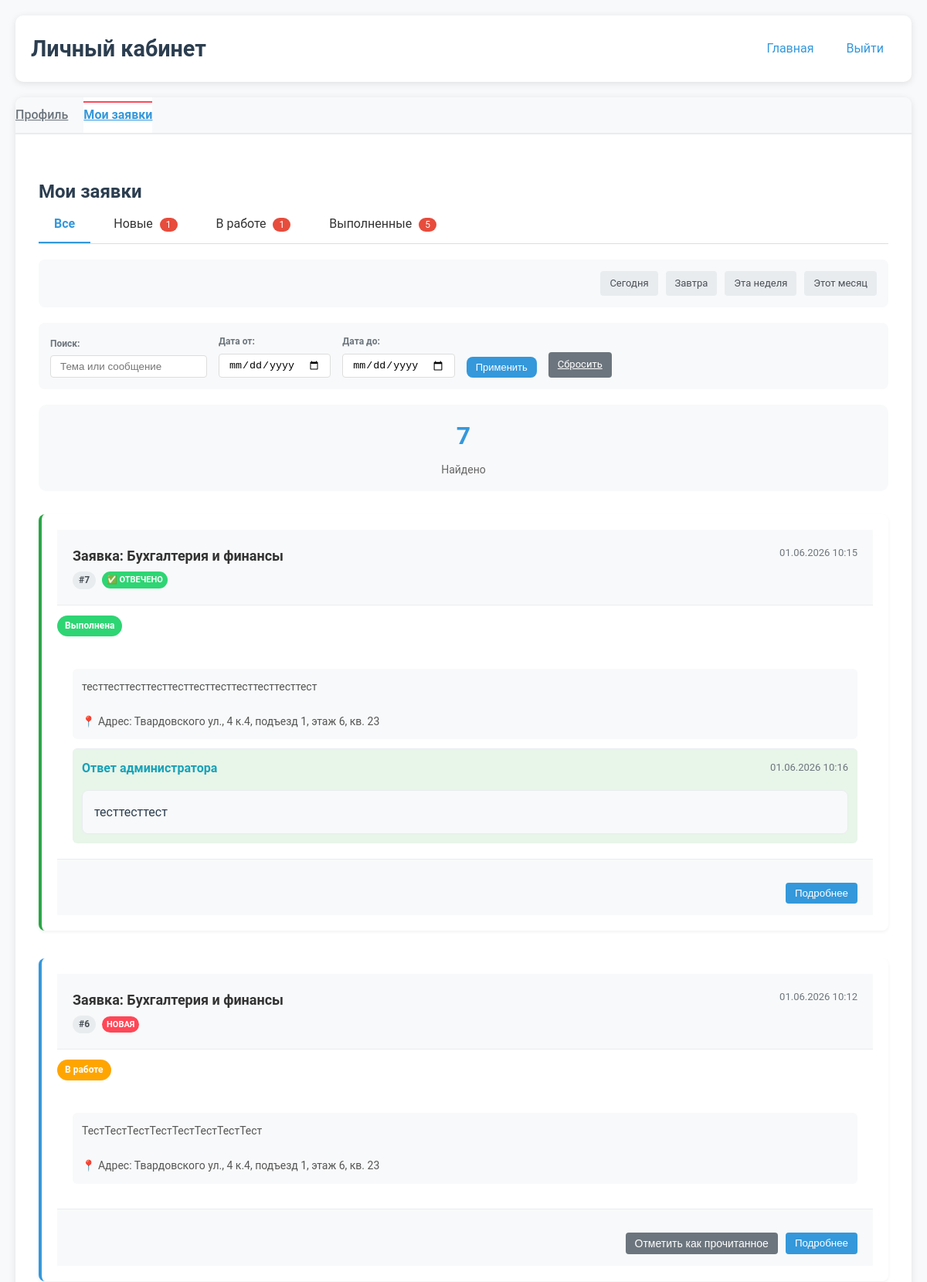
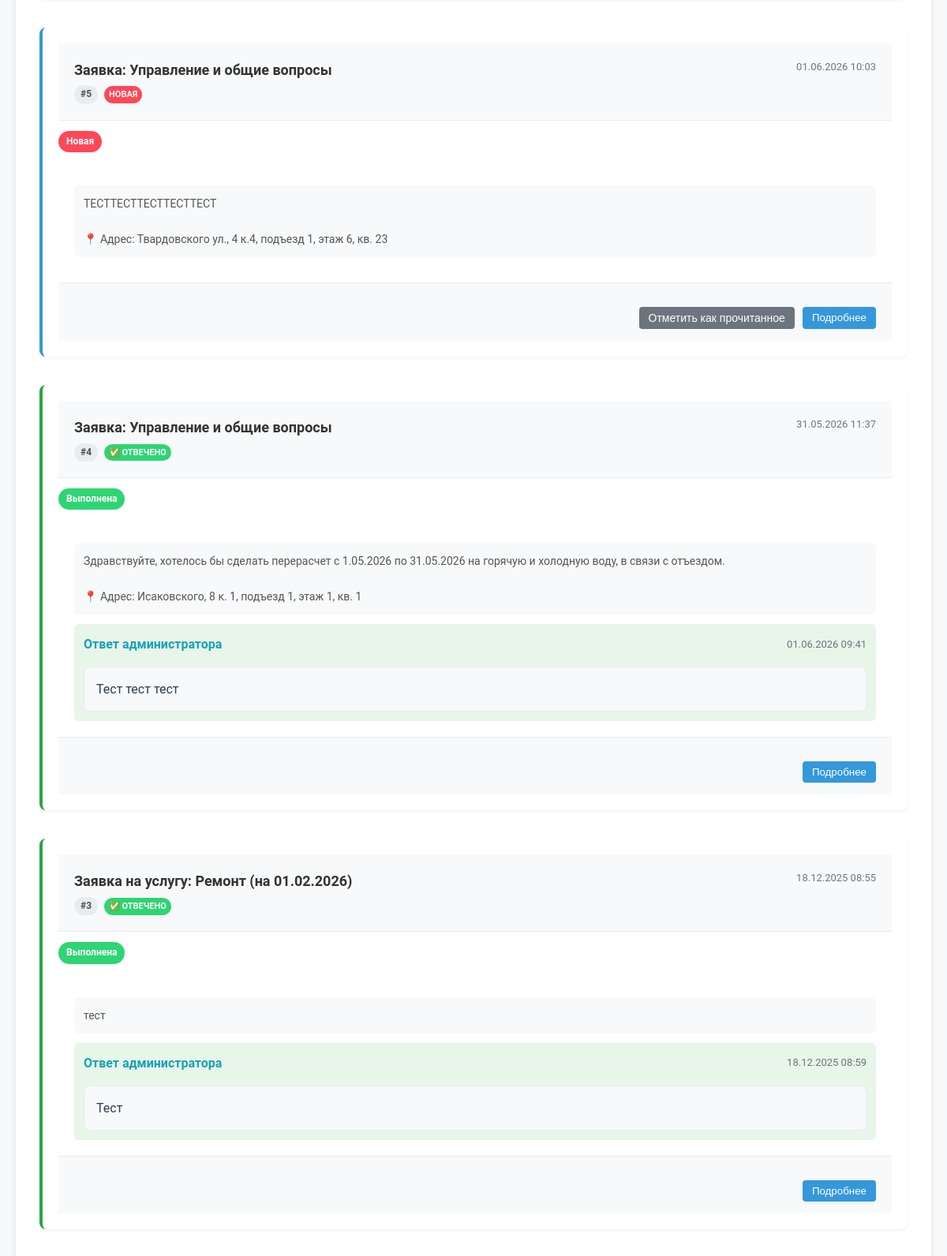
/user.php?tab=requests&status=all (signed in, upper part), run on the app's committed database (2 pictures, top to bottom).
### tables this page shows
CREATE TABLE `message` (
  `id` int(11) NOT NULL,
  `user_name` varchar(100) NOT NULL,
  `user_email` varchar(100) NOT NULL,
  `first_name` varchar(100) DEFAULT NULL,
  `last_name` varchar(100) DEFAULT NULL,
  `middle_name` varchar(100) DEFAULT NULL,
  `phone` varchar(50) DEFAULT NULL,
  `address` text,
  `subject` varchar(200) NOT NULL,
  `message` text NOT NULL,
  `created_at` timestamp NOT NULL DEFAULT CURRENT_TIMESTAMP,
  `is_read` tinyint(1) DEFAULT '0',
  `ip_address` varchar(45) DEFAULT NULL,
  `user_agent` text,
  `admin_response` text,
  `responded_at` timestamp NULL DEFAULT NULL,
  `responded_by` int(11) DEFAULT NULL,
  `assigned_to` int(11) DEFAULT NULL,
  `assigned_at` datetime DEFAULT NULL,
  `assign_comment` text,
  `category_id` int(11) DEFAULT NULL,
  `work_address` text,
  `preferred_date` date DEFAULT NULL,
  `preferred_time` time DEFAULT NULL,
  `status` varchar(50) NOT NULL DEFAULT 'новая',
  `urgency` enum('normal','high','emergency') DEFAULT 'normal',
  `volume` enum('small','medium','large') DEFAULT 'medium',
  `floor` int(3) DEFAULT NULL,
  `has_elevator` tinyint(1) DEFAULT '1',
  `materials_needed` tinyint(1) DEFAULT '0',
  `estimated_hours` decimal(5,2) DEFAULT NULL
);

### user.php (the view, shortened to what this page needs)
<?php
$user_id = $_SESSION['user_id'];
try {
    $pdo = new PDO("mysql:host=" . DB_HOST . ";dbname=" . DB_NAME . ";charset=utf8mb4", DB_USER, DB_PASS);
    $pdo->setAttribute(PDO::ATTR_ERRMODE, PDO::ERRMODE_EXCEPTION);
    $pdo->setAttribute(PDO::ATTR_DEFAULT_FETCH_MODE, PDO::FETCH_ASSOC);
    $user_sql = "SELECT u.email, u.role, up.first_name, up.last_name, up.middle_name,
                        up.birth_date, up.address, up.phone
                 FROM users u
                 LEFT JOIN user_profiles up ON u.id = up.user_id
                 WHERE u.id = :user_id";
    $user_stmt = $pdo->prepare($user_sql);
    $user_stmt->execute([':user_id' => $user_id]);
    $user_data = $user_stmt->fetch();
    $active_tab = $_GET['tab'] ?? 'profile';
    $status_filter = $_GET['status'] ?? 'all';
    $search = trim($_GET['search'] ?? '');
    $date_from = $_GET['date_from'] ?? '';
    $date_to = $_GET['date_to'] ?? '';
    $requests = [];
    $stats = [];
    if ($active_tab === 'requests') {
        $sql = "SELECT * FROM message WHERE user_email = :user_email";
        $params = [':user_email' => $user_data['email']];
        $sql .= " ORDER BY created_at DESC";
        $requests_stmt = $pdo->prepare($sql);
        $requests_stmt->execute($params);
        $requests = $requests_stmt->fetchAll();
        $statsSql = "SELECT status, COUNT(*) as cnt FROM message WHERE user_email = ? GROUP BY status";
        $statsStmt = $pdo->prepare($statsSql);
        $statsStmt->execute([$user_data['email']]);
        foreach ($statsStmt->fetchAll() as $row) {
            $stats[$row['status']] = $row['cnt'];
        }
    }
    $has_unread_requests = !empty(array_filter($requests, fn($r) => !$r['is_read']));
} catch (PDOException $e) {
    die("Ошибка базы данных: " . $e->getMessage());
}
?>
<!DOCTYPE html>
<html lang="ru">
<head>
    <link rel="stylesheet" href="css/user.css">
</head>
<body>
<div class="container">
    <header>
        <h1>Личный кабинет</h1>
        <nav>
            <a href="index.php">Главная</a>
            <a href="includes/logout.php">Выйти</a>
        </nav>
    </header>
    <div class="user-content">
        <div class="tabs">
            <a href="?tab=profile" class="tab-button <?= $active_tab === 'profile' ? 'active' : '' ?>">Профиль</a>
            <a href="?tab=requests&status=<?= urlencode($status_filter) ?>&search=<?= urlencode($search) ?>&date_from=<?= urlencode($date_from) ?>&date_to=<?= urlencode($date_to) ?>" class="tab-button <?= $active_tab === 'requests' ? 'active' : '' ?> <?= $has_unread_requests ? 'unread' : '' ?>">Мои заявки</a>
        </div>
        <div id="requests" class="tab-content <?= $active_tab === 'requests' ? 'active' : '' ?>">
            <h2>Мои заявки</h2>
            <div class="tabs-status">
                <?php
                $base_params = ['tab' => 'requests', 'search' => $search, 'date_from' => $date_from, 'date_to' => $date_to];
                $build_url = function($status) use ($base_params) {
                    $params = array_merge($base_params, ['status' => $status]);
                    return '?' . http_build_query($params);
                };
                ?>
                <a href="<?= $build_url('all') ?>" class="tab-status <?= $status_filter=='all'?'active':'' ?>">Все</a>
                <a href="<?= $build_url('new') ?>" class="tab-status <?= $status_filter=='new'?'active':'' ?>">
                    Новые <?= isset($stats['новая']) ? "<span class='badge-count'>{$stats['новая']}</span>" : '' ?>
                </a>
                <a href="<?= $build_url('work') ?>" class="tab-status <?= $status_filter=='work'?'active':'' ?>">
                    В работе <?= isset($stats['в работе']) ? "<span class='badge-count'>{$stats['в работе']}</span>" : '' ?>
                </a>
                <a href="<?= $build_url('completed') ?>" class="tab-status <?= $status_filter=='completed'?'active':'' ?>">
                    Выполненные <?= isset($stats['выполнена']) ? "<span class='badge-count'>{$stats['выполнена']}</span>" : '' ?>
                </a>
            </div>
            <div class="filter-bar">
                <div class="quick-filters">
                    <a href="?tab=requests&status=<?= urlencode($status_filter) ?>&search=<?= urlencode($search) ?>&preset=today">Сегодня</a>
                    <a href="?tab=requests&status=<?= urlencode($status_filter) ?>&search=<?= urlencode($search) ?>&preset=tomorrow">Завтра</a>
                    <a href="?tab=requests&status=<?= urlencode($status_filter) ?>&search=<?= urlencode($search) ?>&preset=week">Эта неделя</a>
                    <a href="?tab=requests&status=<?= urlencode($status_filter) ?>&search=<?= urlencode($search) ?>&preset=month">Этот месяц</a>
                </div>
            </div>
            <form method="GET" class="filter-bar">
                <div class="filter-group">
                    <label>Поиск:</label>
                    <input type="text" name="search" value="<?= htmlspecialchars($search) ?>" placeholder="Тема или сообщение">
                </div>
                <div class="filter-group">
                    <label>Дата от:</label>
                    <input type="date" name="date_from" value="<?= htmlspecialchars($date_from) ?>">
                </div>
                <div class="filter-group">
                    <label>Дата до:</label>
                    <input type="date" name="date_to" value="<?= htmlspecialchars($date_to) ?>">
                </div>
                <button type="submit" class="btn-primary btn-sm">Применить</button>
                <a href="?tab=requests&status=<?= urlencode($status_filter) ?>" class="btn-secondary btn-sm">Сбросить</a>
            </form>
            <?php if (empty($requests)): ?>
                <div class="no-requests">
                    <div class="empty-state">
                        <div class="empty-icon">📋</div>
                        <h3>Заявок не найдено</h3>
                        <p>Попробуйте изменить параметры фильтрации</p>
                    </div>
                </div>
            <?php else: ?>
                <div class="requests-stats">
                    <div class="stat-item"><span class="stat-count"><?= count($requests) ?></span><span class="stat-label">Найдено</span></div>
                </div>
                <div class="requests-list">
                    <?php foreach ($requests as $request): ?>
                        <?php
                        $status_class = '';
                        switch ($request['status']) {
                            case 'новая': $status_class = 'status-new'; $status_text = 'Новая'; break;
                            case 'в работе': $status_class = 'status-progress'; $status_text = 'В работе'; break;
                            case 'выполнена': $status_class = 'status-completed'; $status_text = 'Выполнена'; break;
                        }
                        ?>
                        <div class="request-card <?= $request['is_read'] ? 'read' : 'unread' ?>">
                            <div class="request-card-header">
                                <div class="request-title">
                                    <h3><?= htmlspecialchars($request['subject']) ?></h3>
                                    <div class="request-meta-badges">
                                        <span class="request-id">#<?= $request['id'] ?></span>
                                        <?php if (!$request['is_read']): ?><span class="badge-new">НОВАЯ</span><?php endif; ?>
                                        <?php if (!empty($request['admin_response'])): ?><span class="badge-answered">✅ ОТВЕЧЕНО</span><?php endif; ?>
                                    </div>
                                </div>
                                <div class="request-date"><?= date('d.m.Y H:i', strtotime($request['created_at'])) ?></div>
                            </div>
                            <div style="margin-bottom: 10px;">
                                <span class="status-badge <?= $status_class ?>"><?= $status_text ?></span>
                            </div>
                            <div class="request-content">
                                <div class="message-preview">
                                    <?php $msg = $request['message']; echo nl2br(htmlspecialchars(strlen($msg) > 300 ? substr($msg, 0, 300) . '...' : $msg)); ?>
                                </div>
                                <?php if (!empty($request['admin_response'])): ?>
                                    <div class="admin-response">
                                        <div class="response-header"><h4>Ответ администратора</h4><?php if ($request['responded_at']): ?><span class="response-date"><?= date('d.m.Y H:i', strtotime($request['responded_at'])) ?></span><?php endif; ?></div>
                                        <div class="response-content"><?= nl2br(htmlspecialchars($request['admin_response'])) ?></div>
                                    </div>
                                <?php endif; ?>
                            </div>
                            <div class="request-card-footer">
                                <div class="request-actions">
                                    <?php if (!$request['is_read']): ?>
                                        <form action="includes/mark_as_read.php" method="POST" class="inline-form">
                                            <button type="submit" class="btn-secondary btn-small">Отметить как прочитанное</button>
                                        </form>
                                    <?php endif; ?>
                                    <button type="button" class="btn-view-details" onclick="showRequestDetails(<?= $request['id'] ?>)">Подробнее</button>
                                </div>
                            </div>
                        </div>
                    <?php endforeach; ?>
                </div>
            <?php endif; ?>
        </div>
    </div>
</div>
</body>
</html>

### css/user.css (style rules this page uses)
* { margin: 0; padding: 0; box-sizing: border-box; }
body { font-family: 'Roboto', Arial, sans-serif; background: #f8f9fa; color: #2c3e50; line-height: 1.6; }
.container { max-width: 1200px; margin: 0 auto; padding: 20px; }
header { background: white; padding: 20px; border-radius: 10px; box-shadow: 0 2px 10px rgba(0,0,0,0.1); margin-bottom: 20px; display: flex; justify-content: space-between; align-items: center; flex-wrap: wrap; gap: 15px; }
header h1 { color: #2c3e50; font-size: 1.8rem; }
nav { display: flex; gap: 10px; flex-wrap: wrap; }
nav a { color: #3498db; text-decoration: none; padding: 8px 16px; border-radius: 5px; transition: background 0.3s; }
.user-content { background: white; border-radius: 10px; box-shadow: 0 2px 10px rgba(0,0,0,0.1); overflow: hidden; }
.tabs { display: flex; background: #f8f9fa; border-bottom: 1px solid #e9ecef; flex-wrap: wrap; }
.tab-button { padding: 15px 30px; background: none; border: none; cursor: pointer; font-size: 16px; transition: all 0.3s; border-bottom: 3px solid transparent; position: relative; }
.tab-button.active { background: white; border-bottom-color: #3498db; color: #3498db; font-weight: 600; }
.tab-button.unread::after { content: '●'; color: #ff4757; position: absolute; top: 5px; right: 5px; font-size: 12px; animation: pulse 2s infinite; }
.tab-content { display: none; padding: 30px; }
.tab-content.active { display: block; }
.btn-primary { background: #3498db; color: white; padding: 12px 30px; border: none; border-radius: 8px; font-size: 16px; cursor: pointer; transition: background 0.3s; }
.btn-secondary { background: #6c757d; color: white; border: none; padding: 8px 16px; border-radius: 5px; cursor: pointer; transition: background 0.3s; }
.btn-small { padding: 6px 12px; font-size: 14px; }
.btn-view-details { background: #007bff; color: white; border: none; padding: 8px 16px; border-radius: 5px; cursor: pointer; transition: background 0.3s; }
.requests-stats { display: flex; gap: 20px; margin-bottom: 30px; flex-wrap: wrap; }
.stat-item { flex: 1; min-width: 120px; background: #f8f9fa; padding: 15px; border-radius: 10px; text-align: center; }
.stat-count { display: block; font-size: 32px; font-weight: bold; color: #3498db; margin-bottom: 5px; }
.stat-label { color: #666; font-size: 14px; }
.requests-list { display: flex; flex-direction: column; gap: 20px; }
.request-card { background: white; border-radius: 12px; box-shadow: 0 2px 10px rgba(0,0,0,0.08); overflow: hidden; transition: transform 0.3s, box-shadow 0.3s; }
.request-card.unread { border-left: 4px solid #3498db; }
.request-card.read { border-left: 4px solid #28a745; }
.request-card-header { display: flex; justify-content: space-between; align-items: flex-start; padding: 20px; background: #f8f9fa; border-bottom: 1px solid #e9ecef; flex-wrap: wrap; gap: 15px; }
.request-title { flex: 1; }
.request-title h3 { margin: 0 0 10px 0; color: #333; font-size: 18px; }
.request-meta-badges { display: flex; gap: 8px; align-items: center; flex-wrap: wrap; }
.request-id { background: #6c757d; color: white; padding: 4px 10px; border-radius: 20px; font-size: 12px; font-weight: bold; }
.badge-new { background: #dc3545; color: white; padding: 4px 10px; border-radius: 20px; font-size: 11px; font-weight: bold; }
.badge-answered { background: #28a745; color: white; padding: 4px 10px; border-radius: 20px; font-size: 11px; font-weight: bold; }
.request-date { color: #6c757d; font-size: 14px; }
.request-content { padding: 20px; }
.message-preview { line-height: 1.6; color: #555; margin-bottom: 20px; }
.admin-response { border-top: 1px solid #e9ecef; padding-top: 20px; margin-top: 20px; }
.response-header { display: flex; justify-content: space-between; align-items: center; margin-bottom: 15px; flex-wrap: wrap; gap: 10px; }
.response-header h4 { margin: 0; color: #17a2b8; }
.response-date { color: #6c757d; font-size: 13px; }
.response-content { background: #f8f9fa; padding: 15px; border-radius: 8px; border: 1px solid #e9ecef; line-height: 1.6; }
.request-card-footer { padding: 15px 20px; background: #f8f9fa; border-top: 1px solid #e9ecef; }
.request-actions { display: flex; gap: 10px; justify-content: flex-end; flex-wrap: wrap; }
.inline-form { display: inline; }

### data on the page
message: subject "Заявка: Бухгалтерия и финансы", id "7", shows "✅ ОТВЕЧЕНО", created_at "01.06.2026 10:15", status "Выполнена", message "тесттесттесттесттесттесттесттесттесттесттест 📍 Адрес: Твардовского ул., 4 к.4, подъезд 1, этаж 6, кв. 23", responded_at "01.06.2026 10:16", admin_response "тесттесттест"
message: subject "Заявка: Бухгалтерия и финансы", id "6", is_read "НОВАЯ", created_at "01.06.2026 10:12", status "В работе", message "ТестТестТестТестТестТестТестТест 📍 Адрес: Твардовского ул., 4 к.4, подъезд 1, этаж 6, кв. 23"
message: subject "Заявка: Управление и общие вопросы", id "5", is_read "НОВАЯ", created_at "01.06.2026 10:03", status "Новая", message "ТЕСТТЕСТТЕСТТЕСТТЕСТ 📍 Адрес: Твардовского ул., 4 к.4, подъезд 1, этаж 6, кв. 23"
message: subject "Заявка: Управление и общие вопросы", id "4", shows "✅ ОТВЕЧЕНО", created_at "31.05.2026 11:37", status "Выполнена", message "Здравствуйте, хотелось бы сделать перерасчет с 1.05.2026 по 31.05.2026 на горячую и холодную воду, в связи с отъездом. 📍 Адрес: Исаковского, 8 к. 1, подъезд 1, этаж 1, кв. 1", responded_at "01.06.2026 09:41", admin_response "Тест тест тест"
message: subject "Заявка на услугу: Ремонт (на 01.02.2026)", id "3", shows "✅ ОТВЕЧЕНО", created_at "18.12.2025 08:55", status "Выполнена", message "тест", responded_at "18.12.2025 08:59", admin_response "Тест"

### other printed values
$stats['новая'] "1"
$stats['в работе'] "1"
$stats['выполнена'] "5"
count($requests) "7"
